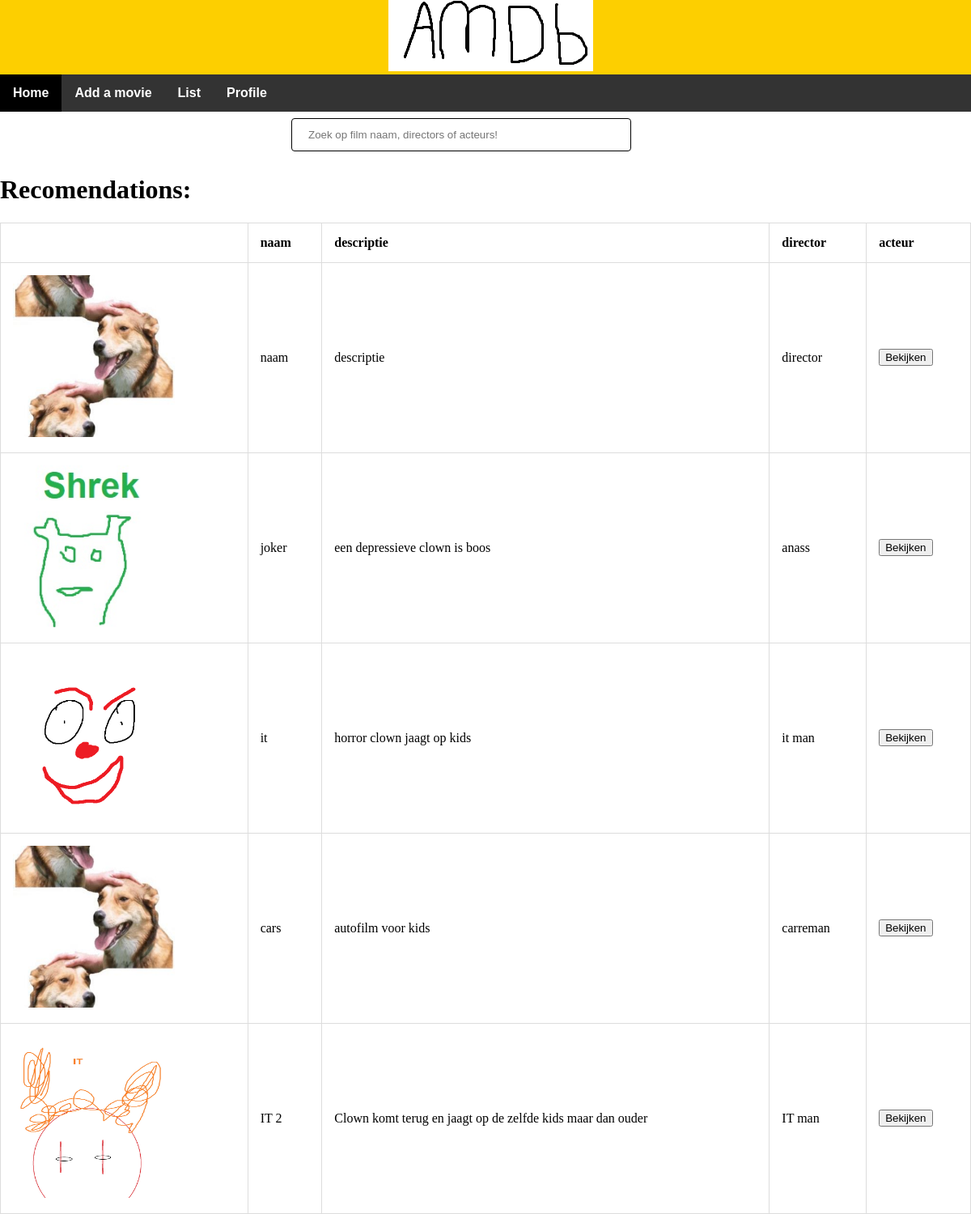
The app's page /php/home.php (signed in) with its own data.
### tables this page shows
CREATE TABLE `films` (
  `film_id` int(11) NOT NULL,
  `naam` varchar(30) NOT NULL,
  `image` varchar(250) NOT NULL,
  `descriptie` varchar(255) NOT NULL,
  `director` varchar(20) NOT NULL,
  `acteur` varchar(40) NOT NULL,
  `vurl` varchar(50) NOT NULL,
  `soort` varchar(20) NOT NULL
);

### php/home.php (the view, shortened to what this page needs)
<?php
require('conn.php');
if($_SESSION['userid'] != null){
    $id = $_SESSION['userid'];
?>
<!doctype html>
<div class="header">
    <head>
        <link rel="stylesheet" type="text/css" href="../css/style.css">
    </head>
<body>
<div class="logo" >
    <img src="../img/logo.png" alt="logo">
</div>
</div>
<ul>
  <li><a class="active" href="home.php">Home</a></li>
  <li><a href="../php/pages/add.php">Add a movie</a></li>
  <li><a href="list.php">List</a></li>
  <li><a href="profile.php">Profile</a></li>
</ul>
<div class="form1">
<form action="./pages/search.php" method="GET">
    <input type="text" placeholder="Zoek op film naam, directors of acteurs!" name="search" />
</form>
</div>
<h1> Recomendations: </h1>
<table id="huis">
			<tr><th></th><th>naam</th><th>descriptie</th><th>director</th><th>acteur</th></tr>
			<?php
	$sql="SELECT f1.film_id, image, naam, descriptie, director
    FROM films f1
    LEFT JOIN user_films f2 ON f1.film_id = f2.film_id AND f2.userid =".$id."
    WHERE f2.film_id IS NULL ";
	$result_set=mysqli_query($conn, $sql);
	while($row=mysqli_fetch_row($result_set))
	{
		echo '<tr>';
        echo '<td><img src="./pages/afb/'. $row[1] . '"width="200px" height="200px"></a></td>';
        echo '<td>'. $row[2] . '</td>';
		echo '<td>'. $row[3] . '</td>';
        echo '<td>'. $row[4] . '</td>';
        echo '<td><a href="./pages/film.php?id='.$row[0].'"><button>Bekijken</button></a></td>';
        echo '</tr>';
	}
		?>
		</table>
</body>
</html>
<?php
}else{
    header("location:login.php");
exit;
}
?>

### css/style.css (style rules this page uses)
body { color: black; margin: 0 !important; padding: 0 !important; }
.logo { padding-left: 40%; }
.header { margin-top: 0%; padding-top: 0%; background-color: rgb(253, 207, 0); }
input[type=text], select { width: 50%; padding: 12px 20px; margin: 8px 0; display: inline-block; border: 1px solid rgb(0, 0, 0); border-radius: 4px; box-sizing: border-box; }
ul { list-style-type: none; margin: 0; padding: 0; overflow: hidden; background-color: #333; font-family: Arial, Helvetica, sans-serif; font-weight: bold; }
li { float: left; }
li a { display: block; color: white; text-align: center; padding: 14px 16px; text-decoration: none; }
.active { background-color: rgb(0, 0, 0); }
.form1 { padding-left: 30%; padding-top: 0%; }
table, td, th { border: 1px solid #ddd; text-align: left; }
table { border-collapse: collapse; width: 100%; }
th, td { padding: 15px; }

### records on screen
films: image (picture), naam "naam", descriptie "descriptie", director "director"
films: image (picture), naam "joker", descriptie "een depressieve clown is boos", director "anass"
films: image (picture), naam "it", descriptie "horror clown jaagt op kids", director "it man"
films: image (picture), naam "cars", descriptie "autofilm voor kids", director "carreman"
films: image (picture), naam "IT 2", descriptie "Clown komt terug en jaagt op de zelfde kids maar dan ouder", director "IT man"
